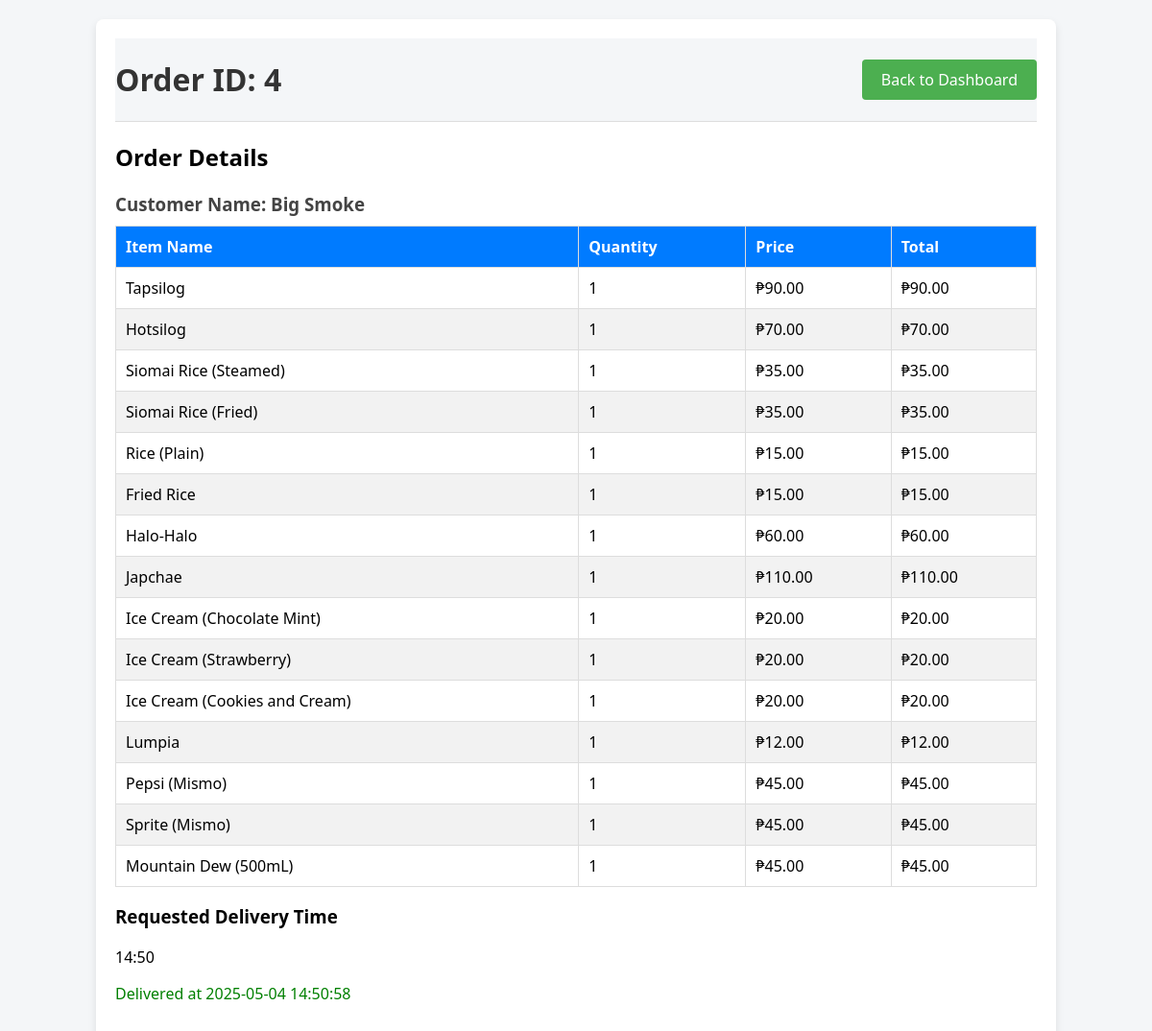
The app's page /order_details/4 (signed in) with its own data.
### tables this page shows
CREATE TABLE Customers (
    Customer_ID INTEGER PRIMARY KEY AUTOINCREMENT,
    Name TEXT NOT NULL,
    Address TEXT NOT NULL,
    Phone TEXT NOT NULL,
    FOREIGN KEY (Phone) REFERENCES Users(Contact)
);

CREATE TABLE Order_Items (
    OrderItem_ID INTEGER PRIMARY KEY AUTOINCREMENT,
    Order_ID INTEGER,
    Item_ID INTEGER,
    Quantity INTEGER NOT NULL,
    FOREIGN KEY (Order_ID) REFERENCES Orders(Order_ID),
    FOREIGN KEY (Item_ID) REFERENCES Menu_Items(Item_ID)
);

CREATE TABLE Menu_Items (
    Item_ID INTEGER PRIMARY KEY AUTOINCREMENT,
    Item_Name TEXT NOT NULL,
    Category TEXT NOT NULL,
    Price REAL NOT NULL,
    FOREIGN KEY (Category) REFERENCES Categories(Category_Name)
);

CREATE TABLE Orders (
    Order_ID INTEGER PRIMARY KEY AUTOINCREMENT,
    Customer_ID INTEGER,
    Order_Type TEXT CHECK(Order_Type IN ('Walk-in', 'Delivery')) NOT NULL,
    Date DATE NOT NULL,
    Time_Ordered TIME NOT NULL,
    Requested_Delivery_Time TIME,
    Time_Delivered TIME,
    Delivered BOOLEAN NOT NULL,
    FOREIGN KEY (Customer_ID) REFERENCES Customers(Customer_ID)
);

### app.py (the view)
@app.route('/order_details/<int:order_id>')
def order_details(order_id):
    if session.get('role') != 'admin':
        return redirect(url_for('home'))
    conn = get_db_connection()
    cursor = conn.cursor()
    cursor.execute('''
        SELECT oi.Quantity, mi.Item_Name, mi.Price
        FROM Order_Items oi
        JOIN Menu_Items mi ON oi.Item_ID = mi.Item_ID
        WHERE oi.Order_ID = ?
    ''', (order_id,))
    order_items = cursor.fetchall()
    cursor.execute('''
        SELECT o.Requested_Delivery_Time, o.Delivered, o.Time_Delivered, c.Name
        FROM Orders o
        JOIN Customers c ON o.Customer_ID = c.Customer_ID
        WHERE o.Order_ID = ?
    ''', (order_id,))
    order_meta = cursor.fetchone()
    conn.close()
    requested_delivery_time = order_meta['Requested_Delivery_Time'] if order_meta else None
    delivered = order_meta['Delivered'] if order_meta else None
    time_delivered = order_meta['Time_Delivered'] if order_meta else None
    customer_name = order_meta['Name'] if order_meta else None
    return render_template('order_details.html',
                        order_id=order_id,
                        order_items=order_items,
                        requested_delivery_time=requested_delivery_time,
                        delivered=delivered,
                        time_delivered=time_delivered,
                        customer_name=customer_name)

### app.py (called while the page is built)
def get_db_connection():
    conn = sqlite3.connect(DB_PATH)
    conn.row_factory = sqlite3.Row
    return conn

### templates/order_details.html (shortened to what this page needs)
<!DOCTYPE html>
<html lang="en">
<head>
  <link rel="stylesheet" href="{{ url_for('static', filename='styles_order_details.css') }}">
</head>
<body>
  <div class="container">
    <header>
      <h1 class>Order ID: {{ order_id }}</h1>
      <div class="auth-buttons">
        <a href="{{ url_for('admin_dashboard') }}" class="btn-back">Back to Dashboard</a>
      </div>
    </header>
    <div class="order-items">
      <h2>Order Details</h2>
      <h3>Customer Name: {{ customer_name }}</h3>
      <table class="order-table">
        <thead>
          <tr>
            <th>Item Name</th>
            <th>Quantity</th>
            <th>Price</th>
            <th>Total</th>
          </tr>
        </thead>
        <tbody>
          {% for item in order_items %}
          <tr>
            <td>{{ item['Item_Name'] }}</td>
            <td>{{ item['Quantity'] }}</td>
            <td>₱{{ '%.2f'|format(item['Price']) }}</td>
            <td>₱{{ '%.2f'|format(item['Quantity'] * item['Price']) }}</td>
          </tr>
          {% endfor %}
        </tbody>
      </table>
    </div>
    {% if requested_delivery_time %}
      <div class="delivery-time">
        <h3>Requested Delivery Time</h3>
        <p>{{ requested_delivery_time }}</p>
      </div>
    {% endif %}
    <div class="mark-delivered">
      {% if not delivered %}
        <form action="{{ url_for('mark_delivered', order_id=order_id) }}" method="post">
          <input type="hidden" name="next" value="{{ url_for('order_details', order_id=order_id) }}">
          <button type="submit" class="btn-mark-delivered">Mark as Delivered</button>
        </form>
      {% else %}
        <p style="color: green;">Delivered at {{ time_delivered }}</p>
      {% endif %}
    </div>
  </div>
</body>
</html>

### static/styles_order_details.css (style rules this page uses)
body { font-family: 'Segoe UI', Tahoma, Geneva, Verdana, sans-serif; background-color: #f4f6f8; margin: 0; }
.container { width: 80%; margin: 20px auto; background-color: #ffffff; padding: 20px; border-radius: 8px; box-shadow: 0 4px 8px rgba(0, 0, 0, 0.1); }
header { display: flex; justify-content: space-between; align-items: center; background-color: #f4f6f8; border-bottom: 1px solid #ddd; }
h1 { text-align: left; color: #333; }
.order-items h3 { color: #444; margin-bottom: 10px; }
.order-table { width: 100%; border-collapse: collapse; }
.order-table th, .order-table td { padding: 10px; text-align: left; border: 1px solid #ddd; }
.order-table th { background-color: #007bff; color: white; }
.order-table tr:nth-child(even) { background-color: #f2f2f2; }
.btn-back { background-color: #4CAF50; color: white; padding: 10px 20px; border-radius: 4px; text-decoration: none; font-size: 16px; transition: background-color 0.3s; }

### records on screen
Customers: Name "Big Smoke"
Order_Items: Item_Name "Tapsilog", Quantity "1", item['Quantity']*item['Price'] "90.00"
Menu_Items: Price "90.00"
Order_Items: Item_Name "Hotsilog", Quantity "1", item['Quantity']*item['Price'] "70.00"
Menu_Items: Price "70.00"
Order_Items: Item_Name "Siomai Rice (Steamed)", Quantity "1", item['Quantity']*item['Price'] "35.00"
Menu_Items: Price "35.00"
Order_Items: Item_Name "Siomai Rice (Fried)", Quantity "1", item['Quantity']*item['Price'] "35.00"
Menu_Items: Price "35.00"
Order_Items: Item_Name "Rice (Plain)", Quantity "1", item['Quantity']*item['Price'] "15.00"
Menu_Items: Price "15.00"
Order_Items: Item_Name "Fried Rice", Quantity "1", item['Quantity']*item['Price'] "15.00"
Menu_Items: Price "15.00"
Order_Items: Item_Name "Halo-Halo", Quantity "1", item['Quantity']*item['Price'] "60.00"
Menu_Items: Price "60.00"
Order_Items: Item_Name "Japchae", Quantity "1", item['Quantity']*item['Price'] "110.00"
Menu_Items: Price "110.00"
Order_Items: Item_Name "Ice Cream (Chocolate Mint)", Quantity "1", item['Quantity']*item['Price'] "20.00"
Menu_Items: Price "20.00"
Order_Items: Item_Name "Ice Cream (Strawberry)", Quantity "1", item['Quantity']*item['Price'] "20.00"
Menu_Items: Price "20.00"
Order_Items: Item_Name "Ice Cream (Cookies and Cream)", Quantity "1", item['Quantity']*item['Price'] "20.00"
Menu_Items: Price "20.00"
Order_Items: Item_Name "Lumpia", Quantity "1", item['Quantity']*item['Price'] "12.00"
Menu_Items: Price "12.00"
Order_Items: Item_Name "Pepsi (Mismo)", Quantity "1", item['Quantity']*item['Price'] "45.00"
Menu_Items: Price "45.00"
Order_Items: Item_Name "Sprite (Mismo)", Quantity "1", item['Quantity']*item['Price'] "45.00"
Menu_Items: Price "45.00"
Order_Items: Item_Name "Mountain Dew (500mL)", Quantity "1", item['Quantity']*item['Price'] "45.00"
Menu_Items: Price "45.00"
Orders: Requested_Delivery_Time "14:50", Time_Delivered "2025-05-04 14:50:58"

### other values on screen
{{ order_id }} "4"
